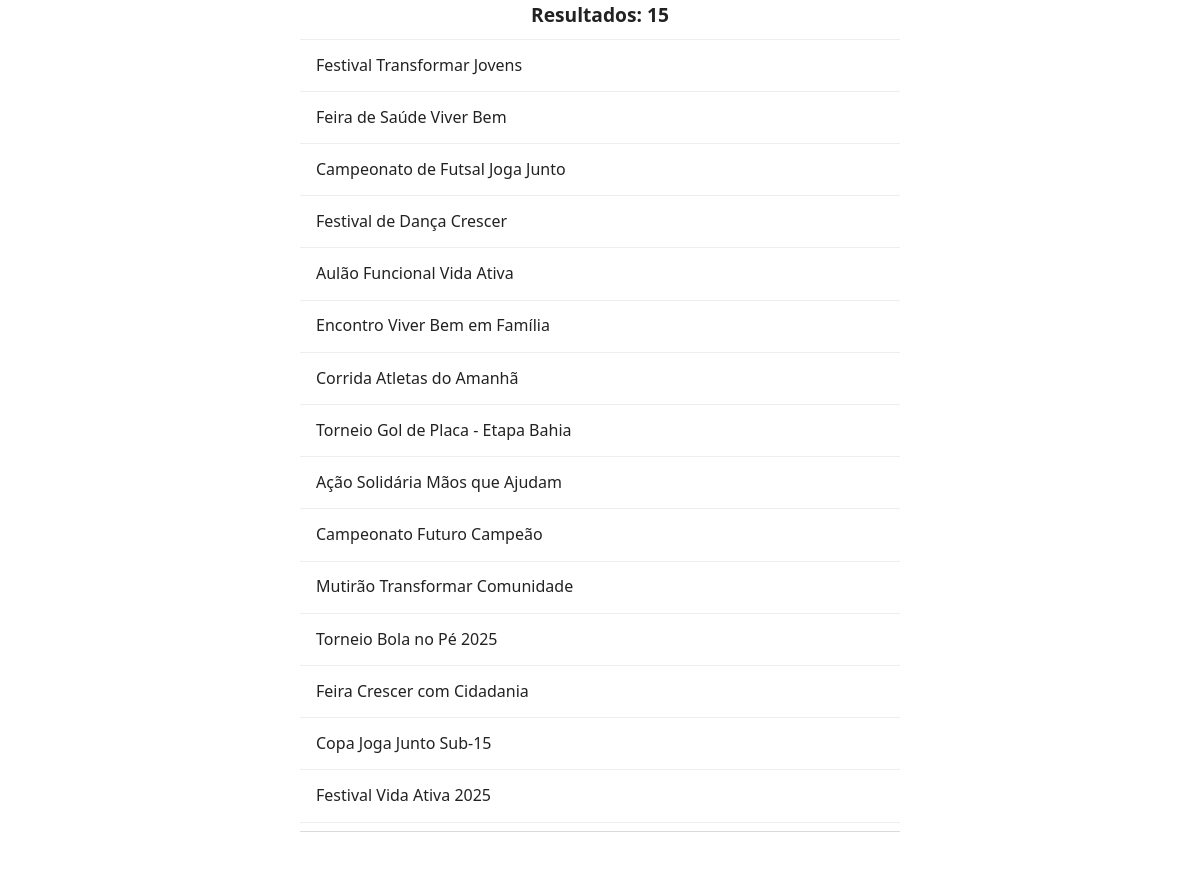
The app's page /resultados.php with its own data.
### tables this page shows
CREATE TABLE `eventos` (
  `id` int(11) NOT NULL,
  `nome` varchar(100) NOT NULL,
  `descricao` varchar(300) NOT NULL,
  `data` date NOT NULL,
  `hora` time NOT NULL,
  `CEP` varchar(9) NOT NULL,
  `rua` varchar(100) NOT NULL,
  `numero` varchar(10) NOT NULL,
  `bairro` varchar(50) NOT NULL,
  `cidade` varchar(100) NOT NULL,
  `UF` char(2) NOT NULL,
  `telefone` varchar(15) NOT NULL,
  `categoria` enum('Indefinido','Cultura','Saude','Educacao','MeioAmbiente','DesenvolvimentoSocial','AssistenciaSocial','Esportes','ApoioAGruposVulneraveis','CombateAViolencia','ApoioAAnimais','AcoesDeVoluntariado') NOT NULL,
  `created_at` datetime DEFAULT current_timestamp(),
  `updated_at` datetime DEFAULT NULL,
  `usuarios_id` int(11) DEFAULT NULL,
  `projetos_id` int(11) DEFAULT NULL
);

### src/Database/ConexaoBD.php (called while the page is built, shortened)
<?php
abstract class ConexaoBD
{
    private static PDO $conexao;
    private static string $servidor = "localhost";
    private static string $usuario = "root";
    private static string $senha = "";
    private static string $banco = "projeta_bd";
    public static function getConexao():PDO
    {
        if( !isset( self::$conexao ) ){
            try {
                self::$conexao = new PDO(
                    "mysql:host=".self::$servidor.";dbname=".self::$banco.";charset=utf8", self::$usuario, self::$senha
                );
                self::$conexao->setAttribute(PDO::ATTR_ERRMODE, PDO::ERRMODE_EXCEPTION);
            } catch (Throwable $erro) {
                throw new Exception ( "Erro ao conectar com o banco de dados!" );
            }
        }
        return self::$conexao;
    }
}

### src/Services/EventoServico.php (called while the page is built, shortened)
<?php
class EventoServico
{
    private PDO $conexao;
    public function __construct()
    {
        $this->conexao = ConexaoBD::getConexao();
    }
    public function buscar(string $termo): array
    {
        $sql = "SELECT id, nome, data, descricao
                FROM eventos
                WHERE nome LIKE :termo
                   OR descricao LIKE :termo
                ORDER BY data DESC";
        try {
            $consulta = $this->conexao->prepare($sql);
            $consulta->bindValue(':termo', '%' . $termo . '%', PDO::PARAM_STR);
            $consulta->execute();
            return $consulta->fetchAll(PDO::FETCH_ASSOC);
        } catch (Throwable $erro) {
            throw new Exception("Erro ao buscar notícias: " . $erro->getMessage());
        }
    }
}

### resultados.php (the view, shortened to what this page needs)
<?php
$eventoServico = new EventoServico();
$resultados = $eventoServico->buscar($_POST["busca"] ?? '');
$quantidade = count($resultados);
?>
<!DOCTYPE html>
<html lang="pt-br">
<head>
    <link rel="stylesheet" href="css/style.css">
</head>
<body>
    <main>
        <div class="resultados-container">
            <?php if($quantidade > 0): ?>
                <h2>Resultados: <span><?=$quantidade?></span></h2>
                <div class="resultados-lista">
                    <?php foreach($resultados as $itemEvento): ?>
                        <a href="index.php?id=<?=$itemEvento['id']?>" class="resultado-item">
                            <?=$itemEvento['nome']?>
                        </a>
                    <?php endforeach; ?>
                </div>
            <?php else: ?>
                <h2>Sem eventos</h2>
                <p class="sem-resultados">Nenhum evento encontrado para sua busca.</p>
            <?php endif; ?>
        </div>
    </main>
    <?php include 'includes/nav.php'; ?>
</body>
</html>

### includes/nav.php (shortened to what this page needs)
<nav class="nav">
    <div class="links">
    </div>
</nav>

### css/style.css (style rules this page uses)
:root { --cor-primaria: #222; --cor-segundaria: #888; --cor-fundo: #fff; --cor-texto: #222; --branco: #ffffff; }
* { margin: 0; padding: 0; box-sizing: border-box; font-family: 'Segoe UI', Tahoma, Geneva, Verdana, sans-serif; }
body { background-color: white; color: var(--cor-texto); line-height: 1.6; max-width: 600px; margin: auto; }
main { height: auto; width: 100%; padding-bottom: 3rem ; }
.nav { border-top: 1px solid rgba(0, 0, 0, 0.144) ; width:600px; margin: auto; height: 5vh; display: flex; justify-content: space-between; padding: 1rem 5%; align-items: center; position: fixed; bottom: 0; z-index: 1000; background-color: white; }
.links { display: flex; justify-content: space-around; flex: 2; }
.resultados-container { max-width: 600px; margin: 0 auto; }
.resultados-container h2 { font-size: 1.2rem; color: var(--cor-texto); margin-bottom: 0.5rem; text-align: center; }
.resultados-lista { border-top: 1px solid #eee; }
.resultado-item { display: block; padding: 0.8rem 1rem; color: var(--cor-texto); text-decoration: none; border-bottom: 1px solid #eee; }

### records on screen
eventos: nome "Festival Transformar Jovens"
eventos: nome "Feira de Saúde Viver Bem"
eventos: nome "Campeonato de Futsal Joga Junto"
eventos: nome "Festival de Dança Crescer"
eventos: nome "Aulão Funcional Vida Ativa"
eventos: nome "Encontro Viver Bem em Família"
eventos: nome "Corrida Atletas do Amanhã"
eventos: nome "Torneio Gol de Placa - Etapa Bahia"
eventos: nome "Ação Solidária Mãos que Ajudam"
eventos: nome "Campeonato Futuro Campeão"
eventos: nome "Mutirão Transformar Comunidade"
eventos: nome "Torneio Bola no Pé 2025"
eventos: nome "Feira Crescer com Cidadania"
eventos: nome "Copa Joga Junto Sub-15"
eventos: nome "Festival Vida Ativa 2025"

### other values on screen
$quantidade "15"
